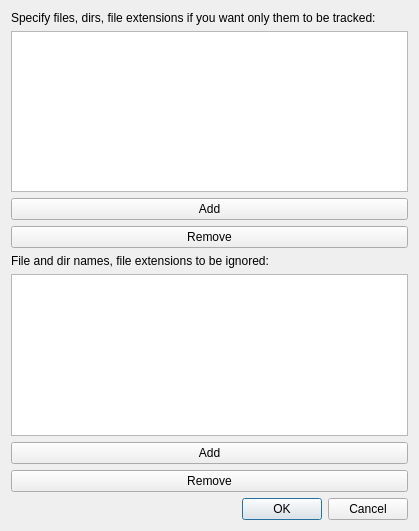
<?xml version="1.0" encoding="UTF-8"?>
<ui version="4.0">
 <class>Dialog</class>
 <widget class="QDialog" name="Dialog">
  <property name="geometry">
   <rect>
    <x>0</x>
    <y>0</y>
    <width>419</width>
    <height>531</height>
   </rect>
  </property>
  <property name="windowTitle">
   <string>Dialog</string>
  </property>
  <layout class="QVBoxLayout" name="verticalLayout">
   <item>
    <widget class="QLabel" name="label_2">
     <property name="text">
      <string>Specify files, dirs, file extensions if you want only them to be tracked:</string>
     </property>
    </widget>
   </item>
   <item>
    <widget class="QListWidget" name="tracked_file_list"/>
   </item>
   <item>
    <widget class="QPushButton" name="add_to_tracked">
     <property name="text">
      <string>Add</string>
     </property>
    </widget>
   </item>
   <item>
    <widget class="QPushButton" name="remove_from_tracked">
     <property name="text">
      <string>Remove</string>
     </property>
    </widget>
   </item>
   <item>
    <widget class="QLabel" name="label">
     <property name="text">
      <string>File and dir names, file extensions to be ignored:</string>
     </property>
    </widget>
   </item>
   <item>
    <widget class="QListWidget" name="ignore_file_list"/>
   </item>
   <item>
    <widget class="QPushButton" name="add_to_ignored">
     <property name="text">
      <string>Add</string>
     </property>
    </widget>
   </item>
   <item>
    <widget class="QPushButton" name="remove_from_ignored">
     <property name="text">
      <string>Remove</string>
     </property>
    </widget>
   </item>
   <item>
    <widget class="QDialogButtonBox" name="dialog_buttons">
     <property name="orientation">
      <enum>Qt::Horizontal</enum>
     </property>
     <property name="standardButtons">
      <set>QDialogButtonBox::Cancel|QDialogButtonBox::Ok</set>
     </property>
    </widget>
   </item>
  </layout>
 </widget>
 <resources/>
 <connections>
  <connection>
   <sender>dialog_buttons</sender>
   <signal>accepted()</signal>
   <receiver>Dialog</receiver>
   <slot>accept()</slot>
   <hints>
    <hint type="sourcelabel">
     <x>248</x>
     <y>254</y>
    </hint>
    <hint type="destinationlabel">
     <x>157</x>
     <y>274</y>
    </hint>
   </hints>
  </connection>
  <connection>
   <sender>dialog_buttons</sender>
   <signal>rejected()</signal>
   <receiver>Dialog</receiver>
   <slot>reject()</slot>
   <hints>
    <hint type="sourcelabel">
     <x>316</x>
     <y>260</y>
    </hint>
    <hint type="destinationlabel">
     <x>286</x>
     <y>274</y>
    </hint>
   </hints>
  </connection>
 </connections>
</ui>
